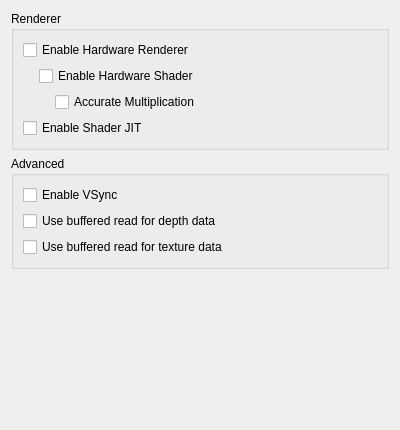
<?xml version="1.0" encoding="UTF-8"?>
<ui version="4.0">
 <class>ConfigureGraphics</class>
 <widget class="QWidget" name="ConfigureGraphics">
  <property name="geometry">
   <rect>
    <x>0</x>
    <y>0</y>
    <width>400</width>
    <height>430</height>
   </rect>
  </property>
  <property name="minimumSize">
   <size>
    <width>0</width>
    <height>0</height>
   </size>
  </property>
  <property name="windowTitle">
   <string>Form</string>
  </property>
  <layout class="QVBoxLayout" name="verticalLayout">
   <item>
    <widget class="QGroupBox" name="rendererBox">
     <property name="title">
      <string>Renderer</string>
     </property>
     <layout class="QVBoxLayout" name="verticalLayout_6">
      <item>
       <widget class="QCheckBox" name="toggle_hw_renderer">
        <property name="toolTip">
         <string>&lt;html&gt;&lt;head/&gt;&lt;body&gt;&lt;p&gt;Use OpenGL to accelerate rendering.&lt;/p&gt;&lt;p&gt;Disable to debug graphics-related problem.&lt;/p&gt;&lt;/body&gt;&lt;/html&gt;</string>
        </property>
        <property name="text">
         <string>Enable Hardware Renderer</string>
        </property>
       </widget>
      </item>
      <item>
       <widget class="QWidget" name="hw_renderer_group" native="true">
        <layout class="QVBoxLayout" name="verticalLayout_5">
         <property name="leftMargin">
          <number>16</number>
         </property>
         <property name="topMargin">
          <number>0</number>
         </property>
         <property name="rightMargin">
          <number>0</number>
         </property>
         <property name="bottomMargin">
          <number>0</number>
         </property>
         <item>
          <widget class="QCheckBox" name="toggle_hw_shader">
           <property name="toolTip">
            <string>&lt;html&gt;&lt;head/&gt;&lt;body&gt;&lt;p&gt;Use OpenGL to accelerate shader emulation.&lt;/p&gt;&lt;p&gt;Requires a relatively powerful GPU for better performance.&lt;/p&gt;&lt;/body&gt;&lt;/html&gt;</string>
           </property>
           <property name="text">
            <string>Enable Hardware Shader</string>
           </property>
          </widget>
         </item>
         <item>
          <widget class="QWidget" name="hw_shader_group" native="true">
           <layout class="QVBoxLayout" name="verticalLayout_7">
            <property name="leftMargin">
             <number>16</number>
            </property>
            <property name="topMargin">
             <number>0</number>
            </property>
            <property name="rightMargin">
             <number>0</number>
            </property>
            <property name="bottomMargin">
             <number>0</number>
            </property>
            <item>
             <widget class="QCheckBox" name="toggle_accurate_mul">
              <property name="toolTip">
               <string>&lt;html&gt;&lt;head/&gt;&lt;body&gt;&lt;p&gt;Correctly handle all edge cases in multiplication operation in shaders. &lt;/p&gt;&lt;p&gt;Some games requires this to be enabled for the hardware shader to render properly.&lt;/p&gt;&lt;p&gt;However this would reduce performance in most games.&lt;/p&gt;&lt;/body&gt;&lt;/html&gt;</string>
              </property>
              <property name="text">
               <string>Accurate Multiplication</string>
              </property>
             </widget>
            </item>
           </layout>
          </widget>
         </item>
        </layout>
       </widget>
      </item>
      <item>
       <widget class="QCheckBox" name="toggle_shader_jit">
        <property name="toolTip">
         <string>&lt;html&gt;&lt;head/&gt;&lt;body&gt;&lt;p&gt;Use the JIT engine instead of the interpreter for software shader emulation. &lt;/p&gt;&lt;p&gt;Enable this for better performance.&lt;/p&gt;&lt;/body&gt;&lt;/html&gt;</string>
        </property>
        <property name="text">
         <string>Enable Shader JIT</string>
        </property>
       </widget>
      </item>
     </layout>
    </widget>
   </item>
   <item>
    <widget class="QGroupBox" name="groupBox">
     <property name="title">
      <string>Advanced</string>
     </property>
     <layout class="QVBoxLayout" name="verticalLayout_2">
      <item>
       <widget class="QCheckBox" name="toggle_vsync_new">
        <property name="toolTip">
         <string>VSync prevents the screen from tearing, but some graphics cards have lower performance with VSync enabled. Keep it enabled if you don't notice a performance difference.</string>
        </property>
        <property name="text">
         <string>Enable VSync</string>
        </property>
       </widget>
      </item>
      <item>
       <widget class="QCheckBox" name="toggle_buffer_depth">
        <property name="toolTip">
         <string>&lt;html&gt;&lt;head/&gt;&lt;body&gt;&lt;p&gt;Perform download of depth data from the host GPU in background, resulting in one frame delay.&lt;/p&gt;&lt;p&gt;Enabling this option might help with performance in certain cases, but may also result in display inaccuracies.&lt;/p&gt;&lt;/body&gt;&lt;/html&gt;</string>
        </property>
        <property name="text">
         <string>Use buffered read for depth data</string>
        </property>
       </widget>
      </item>
      <item>
       <widget class="QCheckBox" name="toggle_buffer_textures">
        <property name="toolTip">
         <string>Same as above with regard to textures.</string>
        </property>
        <property name="text">
         <string>Use buffered read for texture data</string>
        </property>
       </widget>
      </item>
     </layout>
    </widget>
   </item>
   <item>
    <spacer name="verticalSpacer">
     <property name="orientation">
      <enum>Qt::Vertical</enum>
     </property>
     <property name="sizeHint" stdset="0">
      <size>
       <width>20</width>
       <height>270</height>
      </size>
     </property>
    </spacer>
   </item>
  </layout>
 </widget>
 <resources/>
 <connections/>
</ui>
